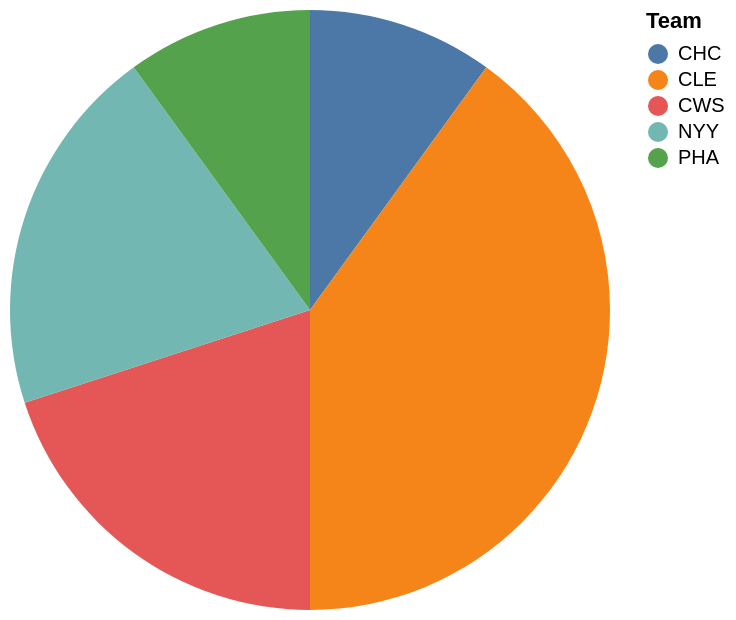

Specify this chart in Vega-Lite:
### Vega-Lite specification from a JSON file in a GitHub repository (floating-point values rounded to 4 significant figures)
{"data": {"values": [{"x_data": "CHC", "y_data": 1}, {"x_data": "CLE", "y_data": 4}, {"x_data": "CWS", "y_data": 2}, {"x_data": "NYY", "y_data": 2}, {"x_data": "PHA", "y_data": 1}]}, "mark": "arc", "encoding": {"theta": {"field": "y_data", "type": "quantitative", "title": "COUNT(*)"}, "color": {"field": "x_data", "type": "nominal", "title": "Team"}}}
